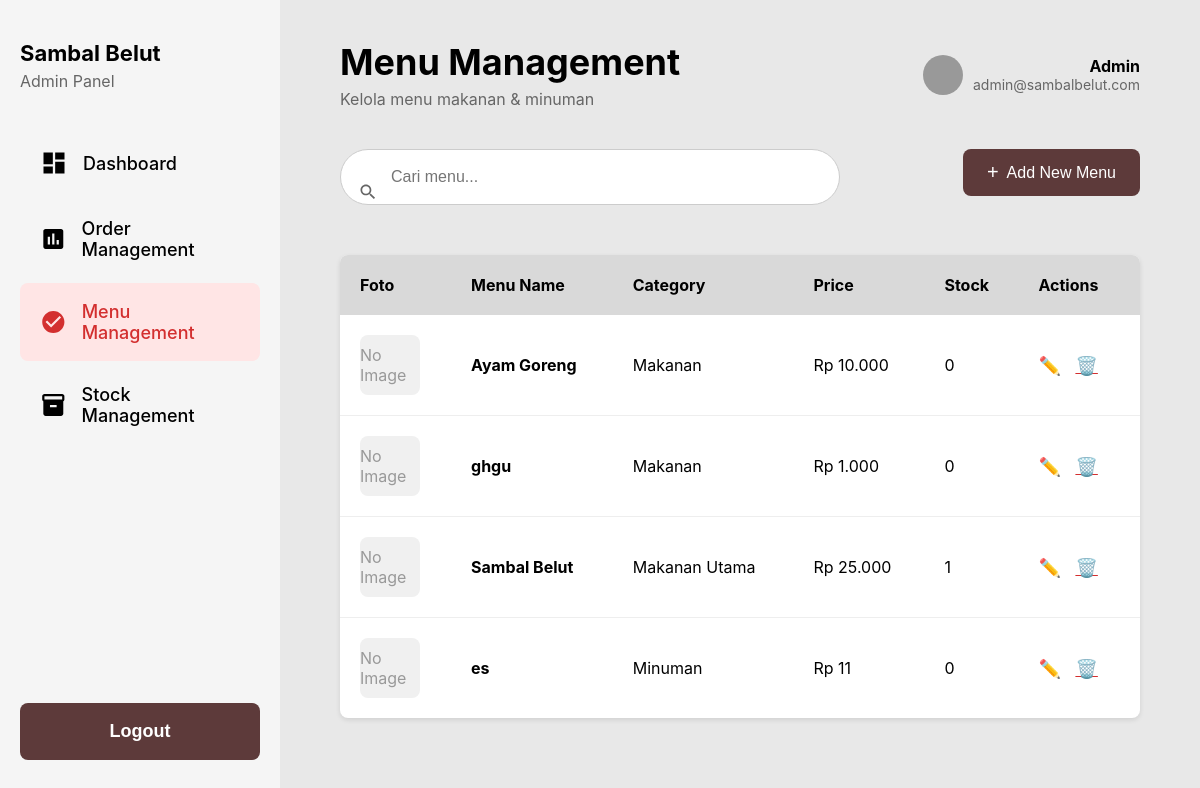
/admin/menu_management.php (signed in), run on the app's committed database.
### tables this page shows
CREATE TABLE `menu` (
  `menu_id` int(11) NOT NULL,
  `nama_menu` varchar(100) NOT NULL,
  `kategori` varchar(50) NOT NULL,
  `deskripsi` text DEFAULT NULL,
  `harga` decimal(10,2) NOT NULL,
  `stok` int(11) NOT NULL DEFAULT 0,
  `foto` varchar(255) DEFAULT NULL,
  `status` enum('tersedia','habis') DEFAULT 'tersedia',
  `created_at` timestamp NOT NULL DEFAULT current_timestamp()
);

### config/config.php (called while the page is built, shortened)
<?php
function formatRupiah($angka) {
    return 'Rp ' . number_format($angka, 0, ',', '.');
}
?>

### admin/menu_management.php (the view, shortened to what this page needs)
<?php
require_once '../config/config.php';
$conn = getConnection();
$search = isset($_GET['search']) ? $_GET['search'] : '';
$query = "SELECT * FROM menu";
$query .= " ORDER BY kategori, nama_menu";
$result = $conn->query($query);
include 'includes/header.php';
?>
<div class="header-with-btn">
    <div class="search-wrapper" style="flex: 1; max-width: 500px;">
        <form method="GET">
            <input type="text" name="search" class="search-bar" placeholder="Cari menu..."
                   value="<?php echo htmlspecialchars($search); ?>">
        </form>
    </div>
    <button class="add-btn" onclick="openAddModal()">
        <span style="font-size: 20px;">+</span> Add New Menu
    </button>
</div>
<div class="table-container">
    <table>
        <thead>
            <tr>
                <th>Foto</th>
                <th>Menu Name</th>
                <th>Category</th>
                <th>Price</th>
                <th>Stock</th>
                <th>Actions</th>
            </tr>
        </thead>
        <tbody>
            <?php if($result->num_rows > 0): ?>
                <?php while($menu = $result->fetch_assoc()): ?>
                <tr>
                    <td>
                        <?php if($menu['foto'] && file_exists("uploads/" . $menu['foto'])): ?>
                            <img src="uploads/<?php echo $menu['foto']; ?>" alt="<?php echo htmlspecialchars($menu['nama_menu']); ?>"
                                 style="width: 60px; height: 60px; object-fit: cover; border-radius: 8px;">
                        <?php else: ?>
                            <div style="width: 60px; height: 60px; background: #f0f0f0; border-radius: 8px; display: flex; align-items: center; justify-content: center; color: #999;">
                                No Image
                            </div>
                        <?php endif; ?>
                    </td>
                    <td><strong><?php echo htmlspecialchars($menu['nama_menu']); ?></strong></td>
                    <td><?php echo htmlspecialchars($menu['kategori']); ?></td>
                    <td><?php echo formatRupiah($menu['harga']); ?></td>
                    <td><?php echo $menu['stok']; ?></td>
                    <td>
                        <span class="icon-btn" onclick='editMenu(<?php echo json_encode($menu); ?>)' title="Edit">✏️</span>
                        <a href="?delete=<?php echo $menu['menu_id']; ?>"
                           onclick="return confirm('Hapus menu ini?')"
                           class="icon-btn" title="Delete">🗑️</a>
                    </td>
                </tr>
                <?php endwhile; ?>
            <?php endif; ?>
        </tbody>
    </table>
</div>
<?php
include 'includes/footer.php';
?>

### admin/assets/admin.css (style rules this page uses)
* { margin: 0; padding: 0; box-sizing: border-box; }
body { font-family: -apple-system, BlinkMacSystemFont, 'Segoe UI', Roboto, Oxygen, Ubuntu, Cantarell, sans-serif; background-color: #f5f5f5; }
.search-bar { width: 100%; padding: 18px 18px 18px 50px; font-size: 16px; border: 1px solid #ccc; border-radius: 50px; outline: none; background: white; margin-bottom: 30px; }
.search-wrapper { position: relative; }
.search-icon { position: absolute; left: 18px; top: 50%; transform: translateY(-50%); color: #666; }
.table-container { background: white; border-radius: 8px; overflow: hidden; box-shadow: 0 2px 5px rgba(0,0,0,0.1); }
table { width: 100%; border-collapse: collapse; }
thead { background-color: #d9d9d9; }
th { padding: 20px; text-align: left; font-weight: bold; font-size: 16px; }
td { padding: 20px; border-bottom: 1px solid #eee; }
tbody tr:last-child td { border-bottom: none; }
.icon-btn { cursor: pointer; margin-right: 10px; color: #d32f2f; font-size: 18px; }
.add-btn { padding: 12px 24px; background-color: #5d3a3a; color: white; border: none; border-radius: 8px; font-size: 16px; font-weight: 500; cursor: pointer; display: inline-flex; align-items: center; gap: 8px; }
.header-with-btn { display: flex; justify-content: space-between; align-items: flex-start; margin-bottom: 20px; }

### data on the page
menu: shows "No Image", nama_menu "Ayam Goreng", kategori "Makanan", harga "Rp 10.000", stok "0"
menu: shows "No Image", nama_menu "ghgu", kategori "Makanan", harga "Rp 1.000", stok "0"
menu: shows "No Image", nama_menu "Sambal Belut", kategori "Makanan Utama", harga "Rp 25.000", stok "1"
menu: shows "No Image", nama_menu "es", kategori "Minuman", harga "Rp 11", stok "0"

### other printed values
$page_title "Menu Management"
$page_subtitle "Kelola menu makanan & minuman"
getAdminName() "Admin"
getAdminEmail() "admin@sambalbelut.com"
